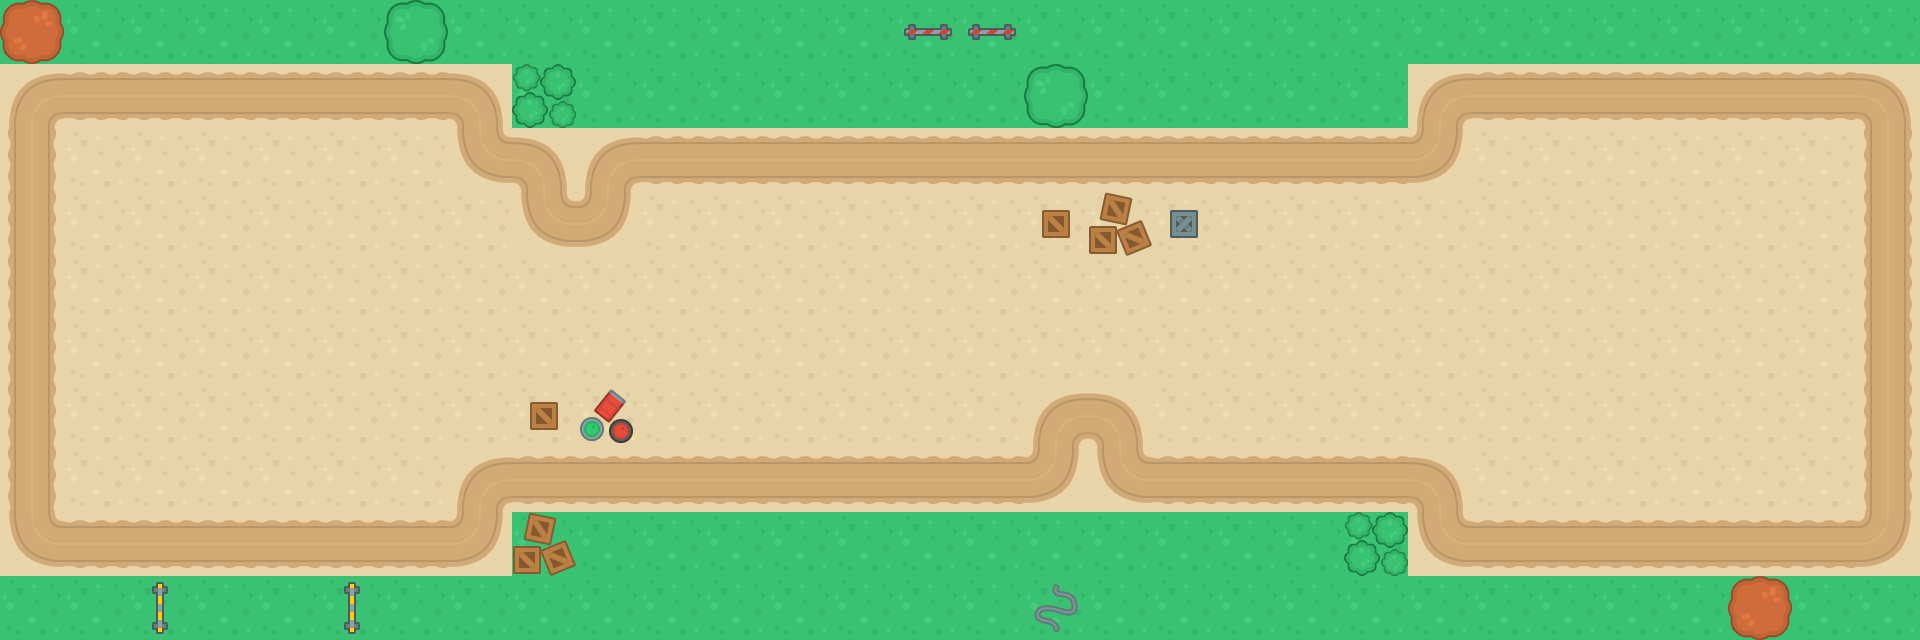

Tiled map render using the project's own tile images. Description and the map definition, with tile-layer contents summarised, below:
An orthogonal 30x10 tile map with 64x64 px tiles, 6 tile layers (botTerrain, botItem, worldItem, world, ...), 2 tilesets and 2 objects (Debut, Fin).

<map version="1.2" tiledversion="1.2.1" orientation="orthogonal" renderorder="right-down" width="30" height="10" tilewidth="64" tileheight="64" infinite="0" nextlayerid="12" nextobjectid="5">
 <tileset firstgid="1" name="tilesPerso" tilewidth="64" tileheight="64" tilecount="20" columns="5">
  <image source="../images/tilesPerso.png" width="320" height="256" />
  <tile id="0">
   <properties>
    <property name="Collides" type="bool" value="true" />
   </properties>
  </tile>
  <tile id="1">
   <properties>
    <property name="Collides" type="bool" value="true" />
   </properties>
  </tile>
  <tile id="2">
   <properties>
    <property name="Collides" type="bool" value="true" />
   </properties>
  </tile>
  <tile id="3">
   <properties>
    <property name="Collides" type="bool" value="true" />
   </properties>
  </tile>
  <tile id="4">
   <properties>
    <property name="Collides" type="bool" value="true" />
   </properties>
  </tile>
  <tile id="5">
   <properties>
    <property name="Collides" type="bool" value="true" />
   </properties>
  </tile>
  <tile id="6">
   <properties>
    <property name="Collides" type="bool" value="true" />
   </properties>
  </tile>
  <tile id="7">
   <properties>
    <property name="Collides" type="bool" value="true" />
   </properties>
  </tile>
  <tile id="8">
   <properties>
    <property name="Collides" type="bool" value="true" />
   </properties>
  </tile>
  <tile id="9">
   <properties>
    <property name="Collides" type="bool" value="true" />
   </properties>
  </tile>
  <tile id="10">
   <properties>
    <property name="Collides" type="bool" value="true" />
   </properties>
  </tile>
  <tile id="11">
   <properties>
    <property name="Collides" type="bool" value="true" />
   </properties>
  </tile>
  <tile id="12">
   <properties>
    <property name="Collides" type="bool" value="true" />
   </properties>
  </tile>
  <tile id="13">
   <properties>
    <property name="Collides" type="bool" value="true" />
   </properties>
  </tile>
  <tile id="14">
   <properties>
    <property name="Collides" type="bool" value="true" />
   </properties>
  </tile>
  <tile id="15">
   <properties>
    <property name="Collides" type="bool" value="true" />
   </properties>
  </tile>
  <tile id="16">
   <properties>
    <property name="Collides" type="bool" value="true" />
   </properties>
  </tile>
  <tile id="17">
   <properties>
    <property name="Collides" type="bool" value="true" />
   </properties>
  </tile>
  <tile id="18">
   <properties>
    <property name="Collides" type="bool" value="true" />
   </properties>
  </tile>
  <tile id="19">
   <properties>
    <property name="Collides" type="bool" value="true" />
   </properties>
  </tile>
 </tileset>
 <tileset firstgid="21" name="terrain" tilewidth="64" tileheight="64" tilecount="40" columns="10">
  <image source="../images/terrain.png" width="640" height="256" />
  <tile id="0">
   <properties>
    <property name="Collides" type="bool" value="false" />
   </properties>
  </tile>
  <tile id="1">
   <properties>
    <property name="Collides" type="bool" value="true" />
   </properties>
  </tile>
  <tile id="2">
   <properties>
    <property name="Collides" type="bool" value="true" />
   </properties>
  </tile>
  <tile id="3">
   <properties>
    <property name="Collides" type="bool" value="true" />
   </properties>
  </tile>
  <tile id="4">
   <properties>
    <property name="Collides" type="bool" value="true" />
   </properties>
  </tile>
  <tile id="5">
   <properties>
    <property name="Collides" type="bool" value="true" />
   </properties>
  </tile>
  <tile id="6">
   <properties>
    <property name="Collides" type="bool" value="true" />
   </properties>
  </tile>
  <tile id="7">
   <properties>
    <property name="Collides" type="bool" value="false" />
   </properties>
  </tile>
  <tile id="8">
   <properties>
    <property name="Collides" type="bool" value="false" />
   </properties>
  </tile>
  <tile id="9">
   <properties>
    <property name="Collides" type="bool" value="true" />
   </properties>
  </tile>
  <tile id="10">
   <properties>
    <property name="Collides" type="bool" value="false" />
   </properties>
  </tile>
  <tile id="11">
   <properties>
    <property name="Collides" type="bool" value="true" />
   </properties>
  </tile>
  <tile id="12">
   <properties>
    <property name="Collides" type="bool" value="true" />
   </properties>
  </tile>
  <tile id="13">
   <properties>
    <property name="Collides" type="bool" value="true" />
   </properties>
  </tile>
  <tile id="14">
   <properties>
    <property name="Collides" type="bool" value="true" />
   </properties>
  </tile>
  <tile id="15">
   <properties>
    <property name="Collides" type="bool" value="true" />
   </properties>
  </tile>
  <tile id="16">
   <properties>
    <property name="Collides" type="bool" value="true" />
   </properties>
  </tile>
  <tile id="17">
   <properties>
    <property name="Collides" type="bool" value="false" />
   </properties>
  </tile>
  <tile id="18">
   <properties>
    <property name="Collides" type="bool" value="false" />
   </properties>
  </tile>
  <tile id="19">
   <properties>
    <property name="Collides" type="bool" value="true" />
   </properties>
  </tile>
  <tile id="20">
   <properties>
    <property name="Collides" type="bool" value="false" />
   </properties>
  </tile>
  <tile id="21">
   <properties>
    <property name="Collides" type="bool" value="true" />
   </properties>
  </tile>
  <tile id="22">
   <properties>
    <property name="Collides" type="bool" value="true" />
   </properties>
  </tile>
  <tile id="23">
   <properties>
    <property name="Collides" type="bool" value="true" />
   </properties>
  </tile>
  <tile id="24">
   <properties>
    <property name="Collides" type="bool" value="true" />
   </properties>
  </tile>
  <tile id="25">
   <properties>
    <property name="Collides" type="bool" value="true" />
   </properties>
  </tile>
  <tile id="26">
   <properties>
    <property name="Collides" type="bool" value="true" />
   </properties>
  </tile>
  <tile id="27">
   <properties>
    <property name="Collides" type="bool" value="true" />
   </properties>
  </tile>
  <tile id="28">
   <properties>
    <property name="Collides" type="bool" value="true" />
   </properties>
  </tile>
  <tile id="29">
   <properties>
    <property name="Collides" type="bool" value="true" />
   </properties>
  </tile>
  <tile id="30">
   <properties>
    <property name="Collides" type="bool" value="false" />
   </properties>
  </tile>
  <tile id="31">
   <properties>
    <property name="Collides" type="bool" value="true" />
   </properties>
  </tile>
  <tile id="32">
   <properties>
    <property name="Collides" type="bool" value="true" />
   </properties>
  </tile>
  <tile id="33">
   <properties>
    <property name="Collides" type="bool" value="true" />
   </properties>
  </tile>
  <tile id="34">
   <properties>
    <property name="Collides" type="bool" value="true" />
   </properties>
  </tile>
  <tile id="35">
   <properties>
    <property name="Collides" type="bool" value="true" />
   </properties>
  </tile>
  <tile id="36">
   <properties>
    <property name="Collides" type="bool" value="true" />
   </properties>
  </tile>
  <tile id="37">
   <properties>
    <property name="Collides" type="bool" value="true" />
   </properties>
  </tile>
  <tile id="38">
   <properties>
    <property name="Collides" type="bool" value="true" />
   </properties>
  </tile>
  <tile id="39">
   <properties>
    <property name="Collides" type="bool" value="true" />
   </properties>
  </tile>
 </tileset>
 <layer id="6" name="botTerrain" width="30" height="10">
  <data>[300 cells, 300 non-empty, 2 distinct tile ids]</data>
 </layer>
 <layer id="11" name="botItem" width="30" height="10">
  <data>[300 cells, 12 non-empty, 7 distinct tile ids]</data>
 </layer>
 <layer id="10" name="worldItem" width="30" height="10">
  <data>[300 cells, 5 non-empty, 4 distinct tile ids]</data>
 </layer>
 <layer id="5" name="world" width="30" height="10">
  <data>[300 cells, 80 non-empty, 6 distinct tile ids]</data>
 </layer>
 <layer id="8" name="top" width="30" height="10">
  <data>[300 cells, 0 non-empty, 0 distinct tile ids]</data>
 </layer>
 <layer id="7" name="overlap" width="30" height="10">
  <data>[300 cells, 0 non-empty, 0 distinct tile ids]</data>
 </layer>
 <objectgroup id="9" name="Objects">
  <object id="1" name="Debut" x="242" y="314" />
  <object id="2" name="Fin" x="1660" y="314" />
 </objectgroup>
</map>
